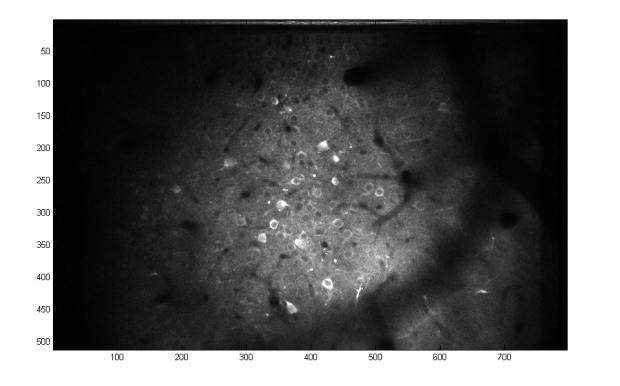
%> input picture Scanbox_Yeti-master/scanknob/microsd/example.png, 620 x 386 px
$ octave --eval "result = cellseg(imread('../Scanbox_Yeti-master/scanknob/microsd/example.png'));"   (GNU Octave 9; MATLAB toolbox functions it lacks are replaced by stand-ins)
%> lines starting %> are read from the running program, lines starting %| are printed output that depends on the picture
function s = cellseg(x)


x = filter2(fspecial('gauss',3,1),double(x),'valid');
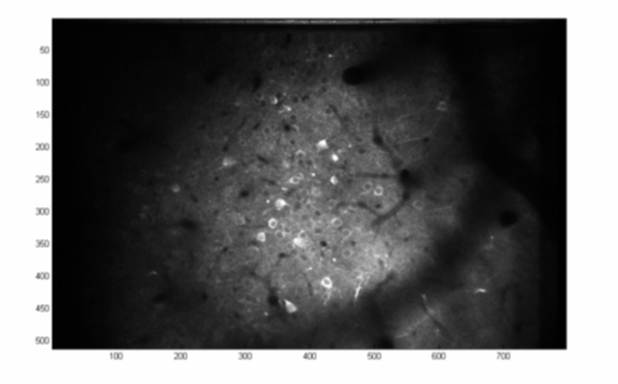
%> x: size 384x618 double; min 0.473, max 255, mean 100.4

x = (x-min(x(:)))/(max(x(:))-min(x(:)));

N = (size(x,1)-1)/2;
%> N = 191.5

[xx,yy]=meshgrid(-N:N,-N:N);
[fx,fy] = gradient(x);
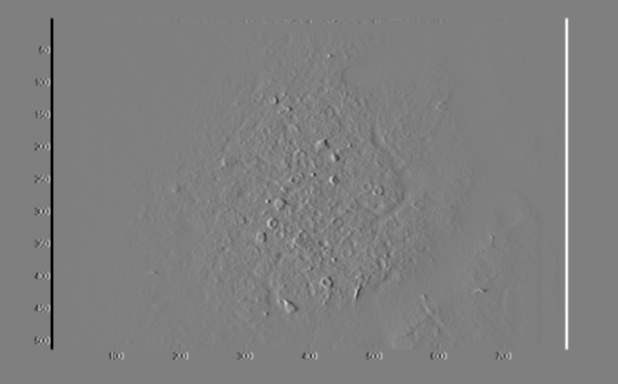
%> fx: size 384x618 double; min -0.364, max 0.363, mean 6.08e-21; drawn with min black and max white
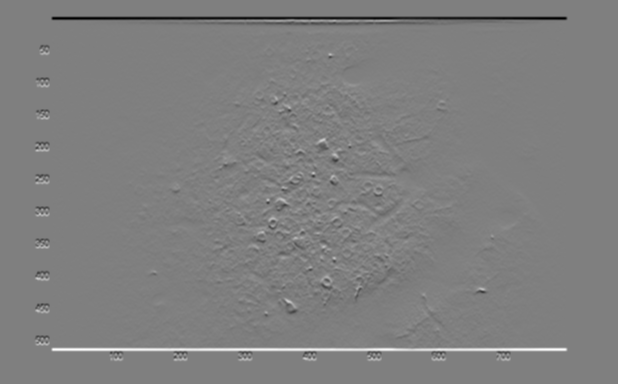
%> fy: size 384x618 double; min -0.363, max 0.362, mean -5.54e-19; drawn with min black and max white

r = sqrt(xx.^2+yy.^2);

th = linspace(0,2*pi,50);

for(i=1:ceil(max(r(:))))
    idx = find(r(:)>i-1 & r(:)<=i);
    m(i) = mean(x(idx));
end
%> after the loop, m = 271 values, max 1 at index 261, min 0.162 at index 135, mean 0.405

rhat = min(find(m>min(m)+0.9*(max(m)-min(m))));
%> rhat = 252
rhat = max(rhat,10);
rhat = min(rhat,20);
%> rhat = 20

rhat = 6; % picking radius.... for x1

p = rhat*exp(1i*th);  % default initial radius

px = real(p);
py = imag(p);

% iteration deformable snake

delta = 0.05;
for(i=1:400)
    Fx = diag(fx(N+1+round(py),N+1+round(px)))';
    Fy = diag(fy(N+1+round(py),N+1+round(px)))';
    px = px +delta*Fx;
    py = py +delta*Fy;
end

m = full(sparse(N+1+round(py),N+1+round(px),1,size(x,1),size(x,2)));
m = (m>0);

s.img = x;
s.px = px;
s.py = py;

if(sum(m(:))>0)
    m = imclose(m,strel('disk',1));
    m = imdilate(m,strel('disk',1));
    ins = (imfill(m,'holes')-m) == 1;

    s.mask = imfill(m,8,'holes');

% [7 lines of commented-out code are left out]
else
    s.mask = m;
end
%> (the run ends here)
